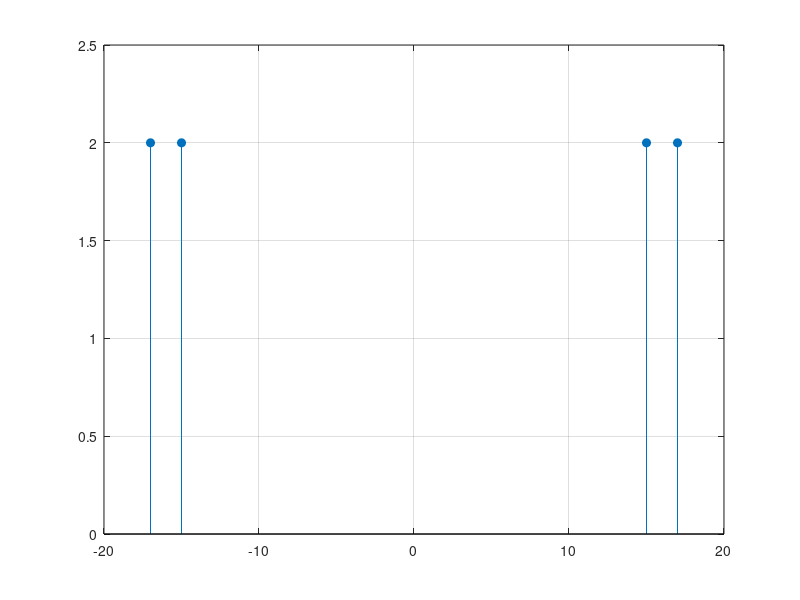
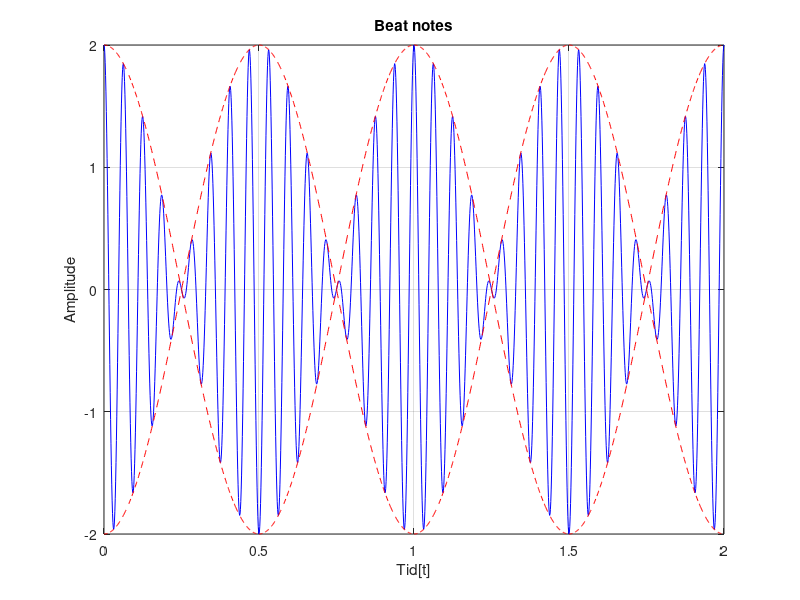

Write MATLAB code to recreate these figures, in order.
%Oppgave 6

%x(t)
x = @(t) cos(2*pi*15*t) + cos(2*pi*17*t);

%a)
freq_range = -20:1:20;

x_values = [-17, -15, 15, 17];
y_values = [2, 2, 2, 2];
figure(1);
stem(x_values, y_values, 'filled');
grid;
xlim([-20 20]);
ylim([0 2.5]);




%b)
t = 0:1/(50*16):2;

f_center = 16;
f_delta = 1;

x_beat = 2*cos(2*pi*f_delta*t).*cos(2*pi*f_center*t);
x_envl = 2*cos(2*pi*f_delta*t);
x_envl2 = 2*cos(2*pi*f_delta*t + pi);
figure(2);
plot(t,x_beat, 'b');
hold on
plot(t, x_envl, '--r');
hold on
plot(t, x_envl2, '--r');
hold off
grid
xlabel('Tid[t]');
ylabel('Amplitude');
title('Beat notes');
%legend([x_beat, x_envl], 'Beat notes', 'Beat note "Envelope"');


